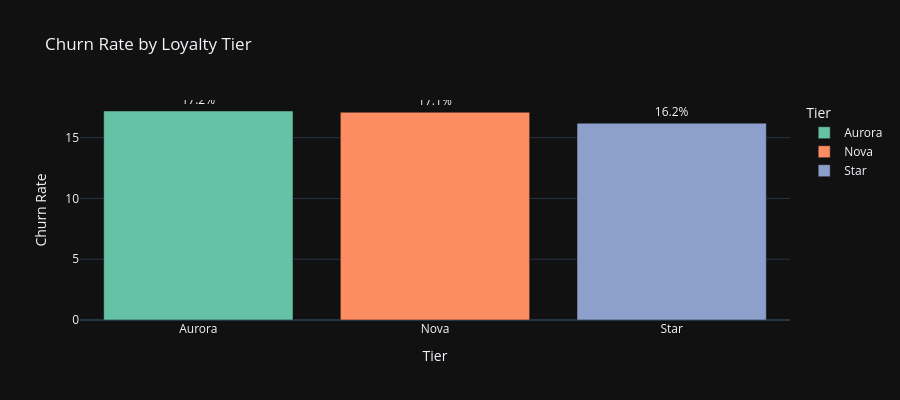

Notebook source saved alongside this figure:
### Markdown cell above
## 4. Apply Chosen Definition & Save

### Code cell
# Set the primary churn label
loyalty['Churn'] = loyalty['Churn_Hybrid']

# Churn breakdown by tier
churn_by_tier = loyalty.groupby('Loyalty Card')['Churn'].agg(['sum', 'count', 'mean']).reset_index()
churn_by_tier.columns = ['Tier', 'Churned', 'Total', 'Churn Rate']
churn_by_tier['Churn Rate'] = (churn_by_tier['Churn Rate'] * 100).round(1)

print('=== CHURN BY LOYALTY TIER ===')
display(churn_by_tier)

fig = px.bar(
    churn_by_tier, x='Tier', y='Churn Rate',
    color='Tier', title='Churn Rate by Loyalty Tier',
    text='Churn Rate',
    color_discrete_sequence=px.colors.qualitative.Set2,
)
fig.update_traces(texttemplate='%{text:.1f}%', textposition='outside')
fig.update_layout(template='plotly_dark', height=400)
fig.show()

### Figure 1 — Plotly figure (JSON) as saved in the notebook; plotly's stock layout.template omitted (floating-point values rounded to 4 significant figures)
{"data": [{"hovertemplate": "Tier=%{x}<br>Churn Rate=%{text}<extra></extra>", "legendgroup": "Aurora", "marker": {"color": "rgb(102,194,165)", "pattern": {"shape": ""}}, "name": "Aurora", "orientation": "v", "showlegend": true, "text": [17.2], "textposition": "outside", "texttemplate": "%{text:.1f}%", "type": "bar", "x": ["Aurora"], "xaxis": "x", "y": [17.2], "yaxis": "y"}, {"hovertemplate": "Tier=%{x}<br>Churn Rate=%{text}<extra></extra>", "legendgroup": "Nova", "marker": {"color": "rgb(252,141,98)", "pattern": {"shape": ""}}, "name": "Nova", "orientation": "v", "showlegend": true, "text": [17.1], "textposition": "outside", "texttemplate": "%{text:.1f}%", "type": "bar", "x": ["Nova"], "xaxis": "x", "y": [17.1], "yaxis": "y"}, {"hovertemplate": "Tier=%{x}<br>Churn Rate=%{text}<extra></extra>", "legendgroup": "Star", "marker": {"color": "rgb(141,160,203)", "pattern": {"shape": ""}}, "name": "Star", "orientation": "v", "showlegend": true, "text": [16.2], "textposition": "outside", "texttemplate": "%{text:.1f}%", "type": "bar", "x": ["Star"], "xaxis": "x", "y": [16.2], "yaxis": "y"}], "layout": {"barmode": "relative", "height": 400, "legend": {"title": {"text": "Tier"}, "tracegroupgap": 0}, "title": {"text": "Churn Rate by Loyalty Tier"}, "xaxis": {"anchor": "y", "categoryarray": ["Aurora", "Nova", "Star"], "categoryorder": "array", "domain": [0, 1], "title": {"text": "Tier"}}, "yaxis": {"anchor": "x", "domain": [0, 1], "title": {"text": "Churn Rate"}}}}
